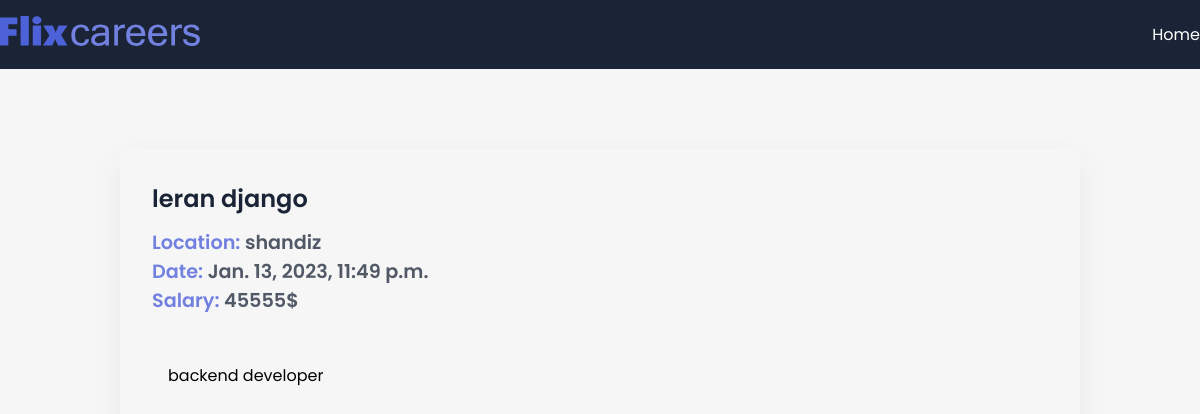
Page /job/6 on the committed database.
### app/models.py (models this page shows, shortened)
class jobPost(models.Model):
    JOB_TYPE_CHOICES = [
        ('Full Time', 'Full Time'),
        ('Part Time', 'Part Time'),
    ]
    title = models.CharField(max_length=200)
    description = models.CharField(max_length=200)
    expiry = models.DateField(null=True)
    date = models.DateTimeField(auto_now_add=True)
    salary = models.IntegerField()
    slug = models.SlugField(null=True, max_length=40, unique=True)
    location = models.OneToOneField(Location, null=True, on_delete=models.CASCADE)
    author = models.ForeignKey(Author, on_delete=models.CASCADE, null=True)
    skills = models.ManyToManyField(skills)
    type = models.CharField(max_length=200, null=False, choices=JOB_TYPE_CHOICES)

class Location(models.Model):
    street = models.CharField(max_length=200)
    city = models.CharField(max_length=200)
    country = models.CharField(max_length=200)
    state = models.CharField(max_length=200)
    zip = models.CharField(max_length=200)

### app/views.py (the view)
# urls.py: path('job/<int:id>', views.job_detail, name='jobs_detail')
def job_detail(request, id):
    print(type(id))
    try:
        if id == 0:
            return redirect(reversed('jobs_home'))
        job = jobPost.objects.get(id=id)
        context = {"job": job}
        return render(request, "app/job_detail.html", context)
    except:
        return HttpResponseNotFound("<h2>Not found</h2>")

### app/templates/app/job_detail.html (shortened to what this page needs)
{% extends 'base.html' %}
{% block content %}
    <section>
      <div class="container">
        <div class="view-post">
          <h1 class="jobtitle">
              {{ job.title}}
          </h1>
          <p class="location it">Location: <span>{{ job.location.city }}</span></p>
          <p class="status it">Date: <span>{{ job.date}}</span></p>
          <p class="budget it">Salary: <span>{{ job.salary}}$</span></p>
          <div class="desc">
            <p class="details">
              {{ job.description }}
            </p>
          </div>
        </div>
      </div>
    </section>
{% endblock content %}

### app/static/style.css (style rules this page uses)
* { margin: 0; padding: 0; box-sizing: border-box; font-family: "Poppins", sans-serif; }
:root { --blue: #4d62d8; --lblue: #7281e0; --card: #fdfdfd; --shadow: #64646f17 0px 12px 29px 0px; --nav: #1b2436; }
body { background: #f5f6f5; }
.container { max-width: 1200px; margin: auto; }
.view-post { width: 80%; border-radius: 10px; box-shadow: var(--shadow); margin: 5em auto; padding: 2em; }
.desc { max-height: 300px; overflow-y: scroll; margin: 2em 0; padding: 1em; }
.jobtitle { font-size: 1.5rem; color: var(--nav); font-weight: 600; margin-bottom: 0.5em; }
.it { font-size: 1.2rem; font-weight: 600; color: var(--lblue); }
.it span { color: #1b2436c0; }

### rows in the picture
jobPost: title "leran django", location.city "shandiz", date "Jan. 13, 2023, 11:49 p.m.", salary "45555", description "backend developer"
